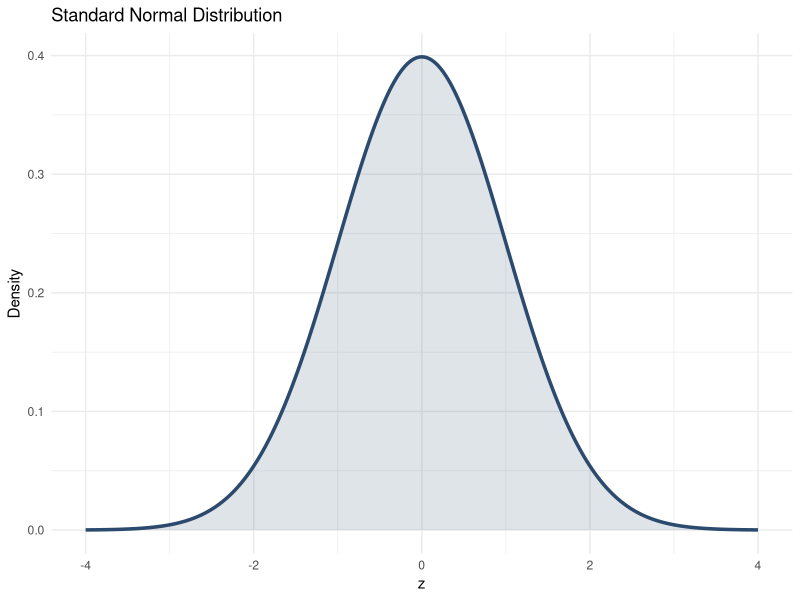
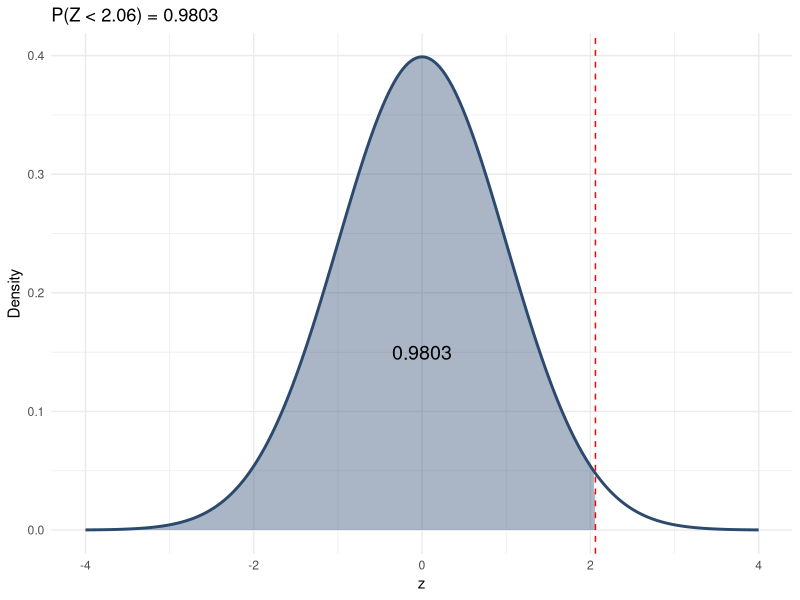
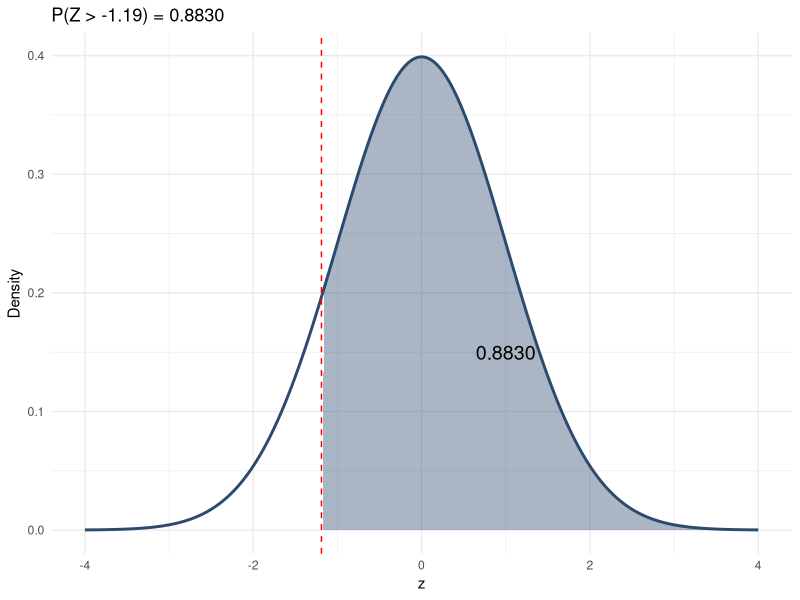
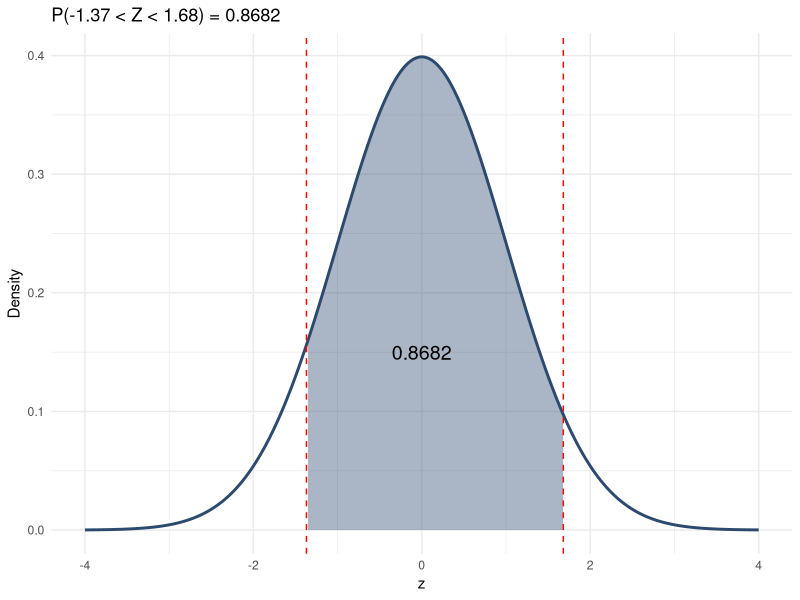
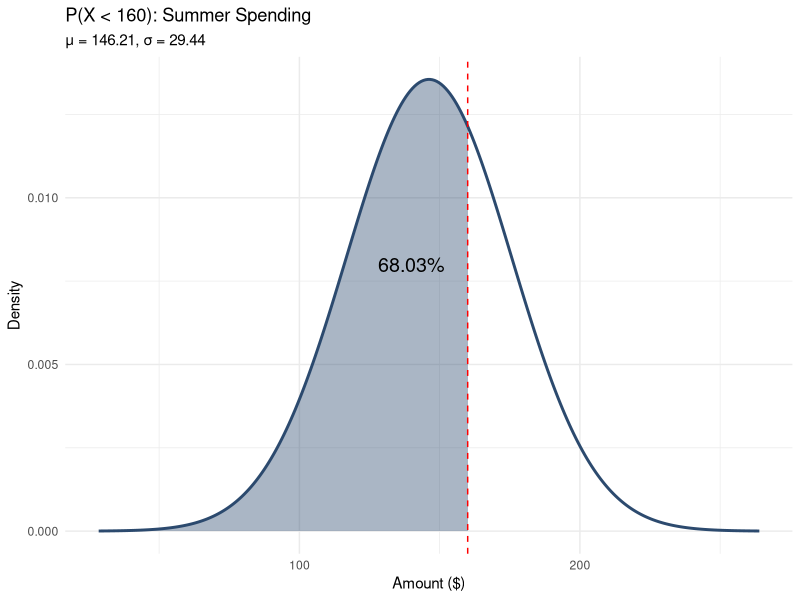
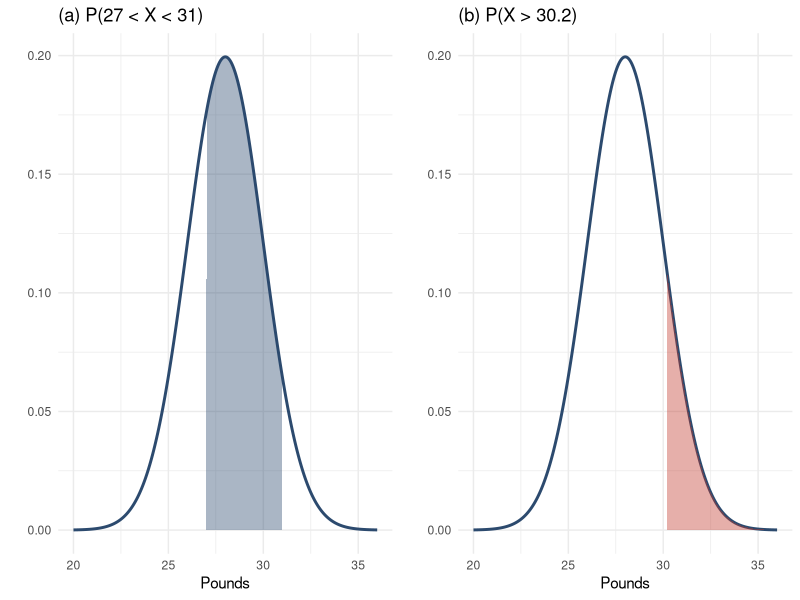
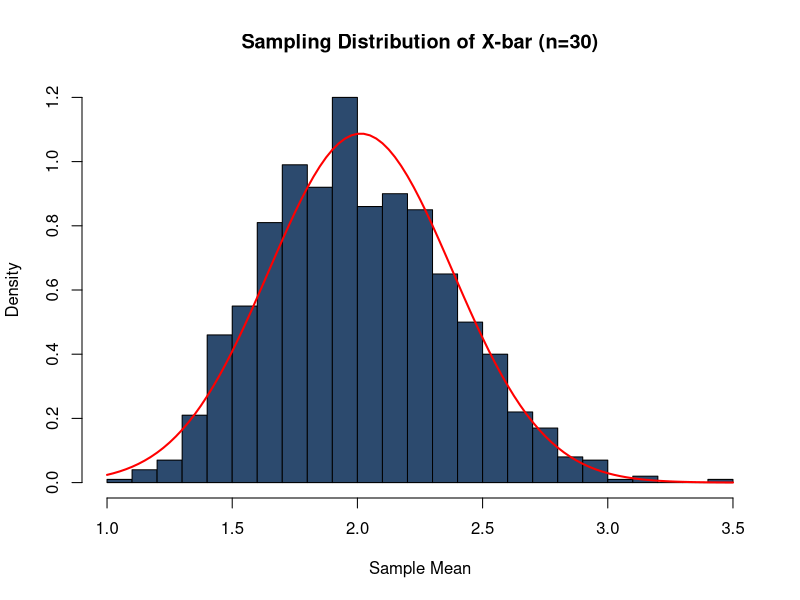

Write R code to recreate these figures, in order.
## ---- chunk 1
library(tidyverse)
library(ggplot2)
library(gridExtra)
knitr::opts_chunk$set(echo = TRUE, warning = FALSE, message = FALSE)
## ---- chunk 2
x <- seq(-4, 4, length.out = 300)
df <- data.frame(x = x, y = dnorm(x))
ggplot(df, aes(x, y)) +
  geom_line(color = "#2c4a6e", linewidth = 1.2) +
  geom_area(fill = "#2c4a6e", alpha = 0.15) +
  labs(title = "Standard Normal Distribution",
       x = "z", y = "Density") +
  theme_minimal()
## ---- chunk 3
# Area to the LEFT of z = 2.06
pnorm(2.06)
## ---- chunk 4
x <- seq(-4, 4, length.out = 300)
df <- data.frame(x = x, y = dnorm(x))
ggplot(df, aes(x, y)) +
  geom_line(color = "#2c4a6e", linewidth = 1) +
  geom_area(data = filter(df, x <= 2.06),
            aes(x, y), fill = "#2c4a6e", alpha = 0.4) +
  annotate("text", x = 0, y = 0.15, label = "0.9803", size = 5) +
  geom_vline(xintercept = 2.06, linetype = "dashed", color = "red") +
  labs(title = "P(Z < 2.06) = 0.9803", x = "z", y = "Density") +
  theme_minimal()
## ---- chunk 5
# Area to the RIGHT of z = -1.19
1 - pnorm(-1.19)
# Equivalently:
pnorm(-1.19, lower.tail = FALSE)
## ---- chunk 6
x <- seq(-4, 4, length.out = 300)
df <- data.frame(x = x, y = dnorm(x))
ggplot(df, aes(x, y)) +
  geom_line(color = "#2c4a6e", linewidth = 1) +
  geom_area(data = filter(df, x >= -1.19),
            aes(x, y), fill = "#2c4a6e", alpha = 0.4) +
  annotate("text", x = 1, y = 0.15, label = "0.8830", size = 5) +
  geom_vline(xintercept = -1.19, linetype = "dashed", color = "red") +
  labs(title = "P(Z > -1.19) = 0.8830", x = "z", y = "Density") +
  theme_minimal()
## ---- chunk 7
# Area BETWEEN z = -1.37 and z = 1.68
pnorm(1.68) - pnorm(-1.37)
## ---- chunk 8
x <- seq(-4, 4, length.out = 300)
df <- data.frame(x = x, y = dnorm(x))
ggplot(df, aes(x, y)) +
  geom_line(color = "#2c4a6e", linewidth = 1) +
  geom_area(data = filter(df, x >= -1.37 & x <= 1.68),
            aes(x, y), fill = "#2c4a6e", alpha = 0.4) +
  annotate("text", x = 0, y = 0.15, label = "0.8682", size = 5) +
  geom_vline(xintercept = c(-1.37, 1.68), linetype = "dashed", color = "red") +
  labs(title = "P(-1.37 < Z < 1.68) = 0.8682", x = "z", y = "Density") +
  theme_minimal()
## ---- chunk 9
# (a) P(0 < Z < 2.32)
pnorm(2.32) - pnorm(0)

# (b) P(Z < 1.65)
pnorm(1.65)

# (c) P(Z > 1.91)
1 - pnorm(1.91)
## ---- chunk 10
# Find z given left-tail area = 0.7123
qnorm(0.7123)
## ---- chunk 11
mu <- 146.21; sigma <- 29.44
pnorm(160, mean = mu, sd = sigma)
## ---- chunk 12
x <- seq(mu - 4*sigma, mu + 4*sigma, length.out = 300)
df <- data.frame(x = x, y = dnorm(x, mu, sigma))
p <- ggplot(df, aes(x, y)) +
  geom_line(color = "#2c4a6e", linewidth = 1) +
  geom_area(data = filter(df, x <= 160), aes(x, y),
            fill = "#2c4a6e", alpha = 0.4) +
  geom_vline(xintercept = 160, linetype = "dashed", color = "red") +
  annotate("text", x = 140, y = 0.008, label = "68.03%", size = 5) +
  labs(title = "P(X < 160): Summer Spending",
       subtitle = paste0("μ = ", mu, ", σ = ", sigma),
       x = "Amount ($)", y = "Density") +
  theme_minimal()
## ---- chunk 13
p
## ---- chunk 14
mu <- 28; sigma <- 2

# (a) P(27 < X < 31)
pnorm(31, mu, sigma) - pnorm(27, mu, sigma)

# (b) P(X > 30.2)
pnorm(30.2, mu, sigma, lower.tail = FALSE)
## ---- chunk 15
x <- seq(mu - 4*sigma, mu + 4*sigma, length.out = 300)
df <- data.frame(x = x, y = dnorm(x, mu, sigma))
p1 <- ggplot(df, aes(x, y)) +
  geom_line(color = "#2c4a6e", linewidth = 1) +
  geom_area(data = filter(df, x >= 27 & x <= 31),
            aes(x, y), fill = "#2c4a6e", alpha = 0.4) +
  labs(title = "(a) P(27 < X < 31)", x = "Pounds", y = "") +
  theme_minimal()
p2 <- ggplot(df, aes(x, y)) +
  geom_line(color = "#2c4a6e", linewidth = 1) +
  geom_area(data = filter(df, x >= 30.2),
            aes(x, y), fill = "#c0392b", alpha = 0.4) +
  labs(title = "(b) P(X > 30.2)", x = "Pounds", y = "") +
  theme_minimal()
gridExtra::grid.arrange(p1, p2, ncol = 2)
## ---- chunk 16
mu <- 1.64; sigma <- 0.24
p <- pnorm(1, mean = mu, sd = sigma)
p
# Expected number among 500 people
500 * p
## ---- chunk 17
mu <- 200; sigma <- 20
# Find the value X such that P(X > x) = 0.10
qnorm(0.90, mean = mu, sd = sigma)
## ---- chunk 18
mu <- 120; sigma <- 8
qnorm(0.20, mean = mu, sd = sigma)
qnorm(0.80, mean = mu, sd = sigma)
## ---- chunk 19
mu <- 110000; sigma <- 15000

# P(X > 132500)
pnorm(132500, mean = mu, sd = sigma, lower.tail = FALSE)

# Equivalent z-score
z <- (132500 - mu) / sigma
z
pnorm(z, lower.tail = FALSE)
## ---- chunk 20
mu <- 166; sigma <- 26
# Approximate probability (treating as normal)
z <- (145 - mu) / sigma
z
pnorm(145, mean = mu, sd = sigma)
## ---- chunk 21
# CLT demonstration: sampling from a skewed distribution
set.seed(42)
pop <- rexp(10000, rate = 0.5)  # skewed population
sample_means <- replicate(1000, mean(sample(pop, 30)))
hist(sample_means, breaks = 30, col = "#2c4a6e",
     main = "Sampling Distribution of X-bar (n=30)",
     xlab = "Sample Mean", freq = FALSE)
curve(dnorm(x, mean(pop), sd(pop)/sqrt(30)), add = TRUE,
      col = "red", lwd = 2)
## ---- chunk 22
mu <- 25; sigma <- 3; n <- 20
se <- sigma / sqrt(n)
se

# P(X-bar > 26.3)
pnorm(26.3, mean = mu, sd = se, lower.tail = FALSE)
## ---- chunk 23
mu <- 96; sigma <- 16; n <- 36
se <- sigma / sqrt(n)
se

# P(90 < X-bar < 100)
pnorm(100, mean = mu, sd = se) - pnorm(90, mean = mu, sd = se)
## ---- chunk 24
mu <- 218.4; sigma <- 25; n <- 40

# (a) Individual: P(X < 224)
pnorm(224, mean = mu, sd = sigma)

# (b) Sample mean: P(X-bar < 224), n = 40
se <- sigma / sqrt(n)
pnorm(224, mean = mu, sd = se)
## ---- chunk 25
n <- 300; p <- 0.06; q <- 1 - p
mu <- n * p; sigma <- sqrt(n * p * q)
cat("mu =", mu, "  sigma =", round(sigma, 4), "\n")

# Normal approximation: P(X = 25) ≈ P(24.5 < X < 25.5)
pnorm(25.5, mean = mu, sd = sigma) - pnorm(24.5, mean = mu, sd = sigma)

# Exact binomial
dbinom(25, n, p)
## ---- chunk 26
n <- 200; p <- 0.10; q <- 0.90
mu <- n * p; sigma <- sqrt(n * p * q)
cat("mu =", mu, "  sigma =", round(sigma, 4), "\n")

# P(X >= 10) with continuity correction: P(X > 9.5)
pnorm(9.5, mean = mu, sd = sigma, lower.tail = FALSE)

# Exact binomial
1 - pbinom(9, n, p)
## ---- chunk 27
n <- 100; p <- 0.32; q <- 0.68
mu <- n * p; sigma <- sqrt(n * p * q)
cat("mu =", mu, "  sigma =", round(sigma, 4), "\n")

# P(X <= 26) with continuity correction: P(X < 26.5)
pnorm(26.5, mean = mu, sd = sigma)

# Exact binomial
pbinom(26, n, p)
## ---- chunk 28
n <- 10; p <- 0.5; q <- 0.5
mu <- n * p; sigma <- sqrt(n * p * q)
cat("mu =", mu, "  sigma =", sigma, "\n")

# (a) Exact binomial
dbinom(6, n, p)

# (b) Normal approximation with continuity correction
pnorm(6.5, mean = mu, sd = sigma) - pnorm(5.5, mean = mu, sd = sigma)
